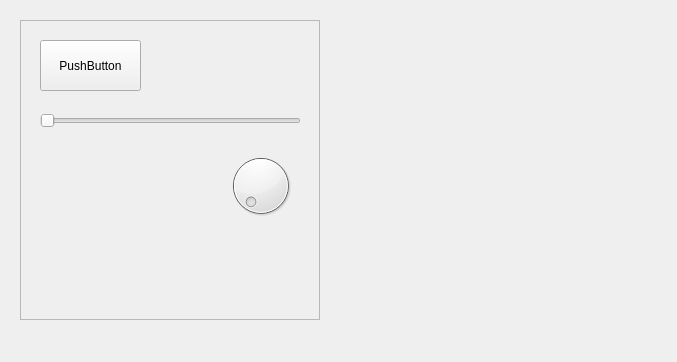
<?xml version="1.0" encoding="UTF-8"?>
<ui version="4.0">
 <class>MainWindow</class>
 <widget class="QMainWindow" name="MainWindow">
  <property name="geometry">
   <rect>
    <x>0</x>
    <y>0</y>
    <width>677</width>
    <height>362</height>
   </rect>
  </property>
  <property name="windowTitle">
   <string>MainWindow</string>
  </property>
  <widget class="QWidget" name="centralwidget">
   <widget class="QLabel" name="renderLabel">
    <property name="geometry">
     <rect>
      <x>340</x>
      <y>20</y>
      <width>300</width>
      <height>300</height>
     </rect>
    </property>
    <property name="text">
     <string/>
    </property>
   </widget>
   <widget class="QFrame" name="sourceFrame">
    <property name="geometry">
     <rect>
      <x>20</x>
      <y>20</y>
      <width>300</width>
      <height>300</height>
     </rect>
    </property>
    <property name="frameShape">
     <enum>QFrame::StyledPanel</enum>
    </property>
    <property name="frameShadow">
     <enum>QFrame::Raised</enum>
    </property>
    <widget class="QWidget" name="sourceWidget" native="true">
     <property name="geometry">
      <rect>
       <x>0</x>
       <y>0</y>
       <width>300</width>
       <height>300</height>
      </rect>
     </property>
     <widget class="QPushButton" name="pushButton">
      <property name="geometry">
       <rect>
        <x>20</x>
        <y>20</y>
        <width>101</width>
        <height>51</height>
       </rect>
      </property>
      <property name="text">
       <string>PushButton</string>
      </property>
     </widget>
     <widget class="QSlider" name="horizontalSlider">
      <property name="geometry">
       <rect>
        <x>20</x>
        <y>90</y>
        <width>261</width>
        <height>22</height>
       </rect>
      </property>
      <property name="orientation">
       <enum>Qt::Horizontal</enum>
      </property>
     </widget>
     <widget class="QDial" name="dial">
      <property name="geometry">
       <rect>
        <x>200</x>
        <y>130</y>
        <width>81</width>
        <height>71</height>
       </rect>
      </property>
     </widget>
    </widget>
   </widget>
  </widget>
  <widget class="QMenuBar" name="menubar">
   <property name="geometry">
    <rect>
     <x>0</x>
     <y>0</y>
     <width>677</width>
     <height>21</height>
    </rect>
   </property>
  </widget>
 </widget>
 <resources/>
 <connections/>
</ui>
